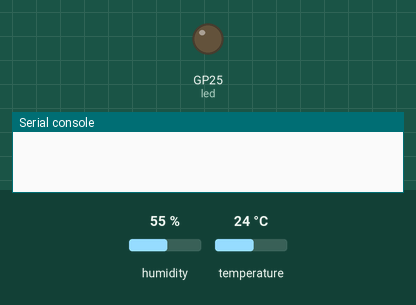
A program run on a simulated Raspberry Pi Pico running MicroPython. Parts: output pins drawn as LEDs (lit = HIGH), the last lines printed to the serial console. The test bench sets the inputs (shaded band); at power-on: humidity 55 %, temperature 24 °C. WiFi joins after 1.5 s; no MQTT or app messages arrive unless stated; web requests get an empty 200 reply after 0.4 s.

Above: at 0.1 s.
At 4.4 s:
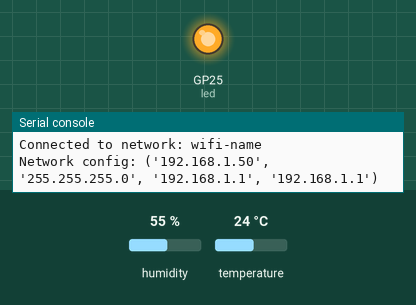
Timing chart, 0 to 6.1 s (numbered marks = the images above):
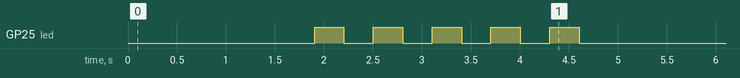

The program:

main.py
```python
from machine import Pin
import utime as time
from dht import DHT11, InvalidChecksum, InvalidPulseCount
import wifi_connector
from blink import blink_lamp
from umqtt.simple import MQTTClient

# Connect to WiFi network, provide credentials (SSID, Wi-FI password as arguments)
try:
    wifi_connector.connect_to_network("wifi-name", "wifi-password")
except:
    print("An error occured connecting to wifi")

# Get the LED pin
led = Pin("LED", Pin.OUT)

# Blink the lamp 5 times to confirm startup
blink_lamp(5, 0.3)
pin = Pin(28, Pin.OUT, Pin.PULL_DOWN)

# Initialize the DHT11 sensor
sensor = DHT11(pin)


'''
### MQQT-settings ###
'''
# Define Adafruit IO Authentication
mqtt_host = "io.adafruit.com"
mqtt_username = "username"  # Adafruit IO username
mqtt_password = "secret_key"  # Adafruit IO Key

# Feed MQTT Topic details
# Publish topics
mqtt_publish_topic_temperature = "username/feeds/temperature"
mqtt_publish_topic_humidity = "username/feeds/humidity"

# Subscribe topics
mqtt_subscribe_topic_led = "username/feeds/led"

# Enter a random ID for this MQTT Client
mqtt_client_id = "secret_unique_id"
# Initialize our MQTTClient and connect to the MQTT server
mqtt_client = MQTTClient(
        client_id=mqtt_client_id,
        server=mqtt_host,
        user=mqtt_username,
        password=mqtt_password)
try:
    mqtt_client.connect()
except Exception as e:
    print(f'Failed to connect to MQTT server: {e}')


# Function to handle incoming MQTT messages
# Checks if "on" or "off" message has been published by the LED topic
# That is subscribed to
# Turns LED on/off, depending on message
def handle_incoming_messages(topic, msg):
    topic = topic.decode('utf-8')
    msg = msg.decode('utf-8')
    if topic == mqtt_subscribe_topic_led:
        if msg == "on":
            led.value(1)
        elif msg == "off":
            led.value(0)

# Register the message handler function
mqtt_client.set_callback(handle_incoming_messages)

# Subscribe to the LED topic
mqtt_client.subscribe(mqtt_subscribe_topic_led)

while True:
    try:
        # Call mqtt_client.check_msg() to handle incoming messages
        mqtt_client.check_msg()

        # Measure temperature and humidity
        sensor.measure()
        temperature = sensor.temperature
        humidity = sensor.humidity

        # Prepare data as json objects
        temp_data = json.dumps({"value": temperature})
        humidity_data = json.dumps({"value": humidity})

        # Publish the temperature payload to the Temperature MQTT topic
        mqtt_client.publish(mqtt_publish_topic_temperature, temp_data)
        print(f'Temperature data successfully published: {temp_data}')

        # Publish the humidity payload to the Humidity MQTT topic
        mqtt_client.publish(mqtt_publish_topic_humidity, humidity_data)
        print(f'Humidity data successfully published: {humidity_data}')

        # Wait before the next measurement
        time.sleep(5)

        # Check for exceptions, and continue to try to avoid program to crash
    except Exception as e:
        print(f'Failed to publish message: {e}')
        time.sleep(5)
    continue
```

wifi_connector.py
```python
import network
import urequests

def connect_to_network(ssid, password):

    # Connect to the specified WiFi network using the given credentials,
    # and test the internet connection by making an HTTP GET request to Google.

    # Create WLAN object
    wlan = network.WLAN(network.STA_IF)

    # Activate the WLAN interface
    wlan.active(True)

    # Check if the WLAN interface is already connected to a network
    if wlan.isconnected():
        print("Already connected to a network.")
        response = urequests.get("http://www.google.com")
        if response.status_code == 200:
            print("Internet connection successful!")
        else:
            print("Failed to connect to Google. Please check your internet connection.")
        return

    # Connect to the specified network
    wlan.connect(ssid, password)

    # Wait for the WLAN interface to connect to the network
    while not wlan.isconnected():
        pass

    # Test the internet connection by making an HTTP GET request to Google
    print("Testing internet connection...")
    response = urequests.get("http://www.google.com")
    if response.status_code == 200:
        print("Internet connection successful!")
    else:
        print("Failed to connect to Google. Please check your internet connection.")

    # Print the network information once connected
    print("Connected to network:", ssid)
    print("Network config:", wlan.ifconfig())
```

blink.py
```python
from machine import Pin
import utime as time

led = Pin("LED", Pin.OUT)

# Blinks the LED lamp
# Duration and number of times defined by arguments to the function
def blink_lamp(times = 1, duration = 0.5):
    led.off()
    for i in range(times):
        led.on()
        time.sleep(duration)
        led.off()
        time.sleep(duration)
```
